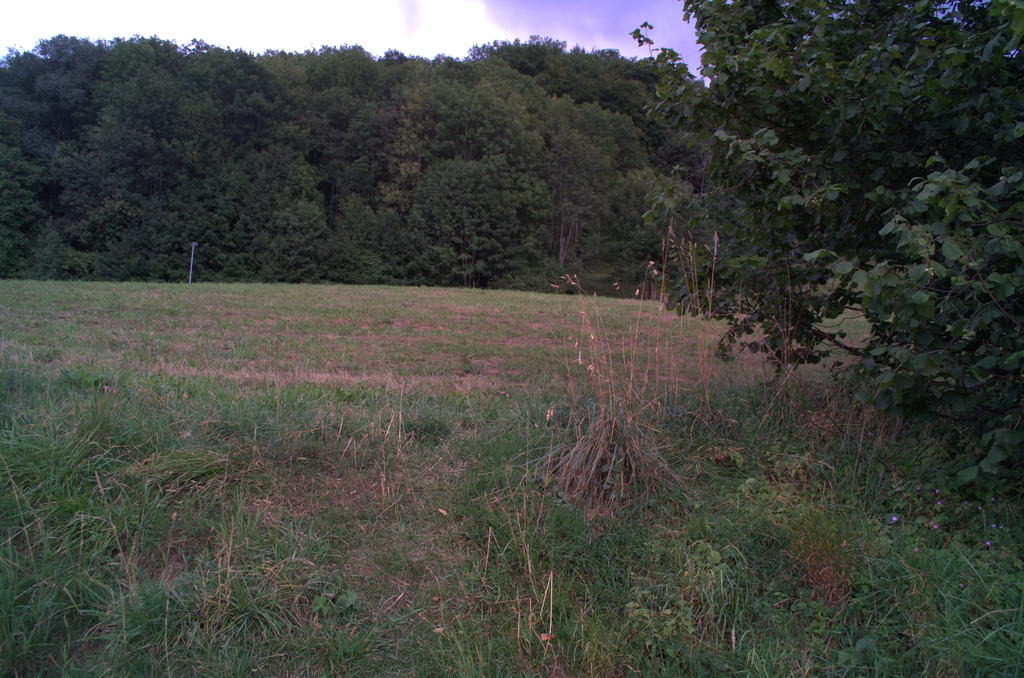
#> input picture Abdelrahman/NDVI/0028_rgb.tiff, 1024 x 678 px, found by its file name
$ jupyter execute --allow-errors NDVI2.ipynb
#> lines starting #> are read from the running program, lines starting #| are printed output that depends on the picture; long printed decimals are rounded
[cell 1]
import cv2
import numpy as np
import matplotlib.pyplot as plt

[cell 2]
img_bgr = cv2.imread('/content/0028_rgb.tiff')
#> img_bgr is the input picture: shape (678, 1024, 3); mean B, G, R 65, 71.1, 68.4
img_nir = cv2.imread('/content/0028_nir.tiff')
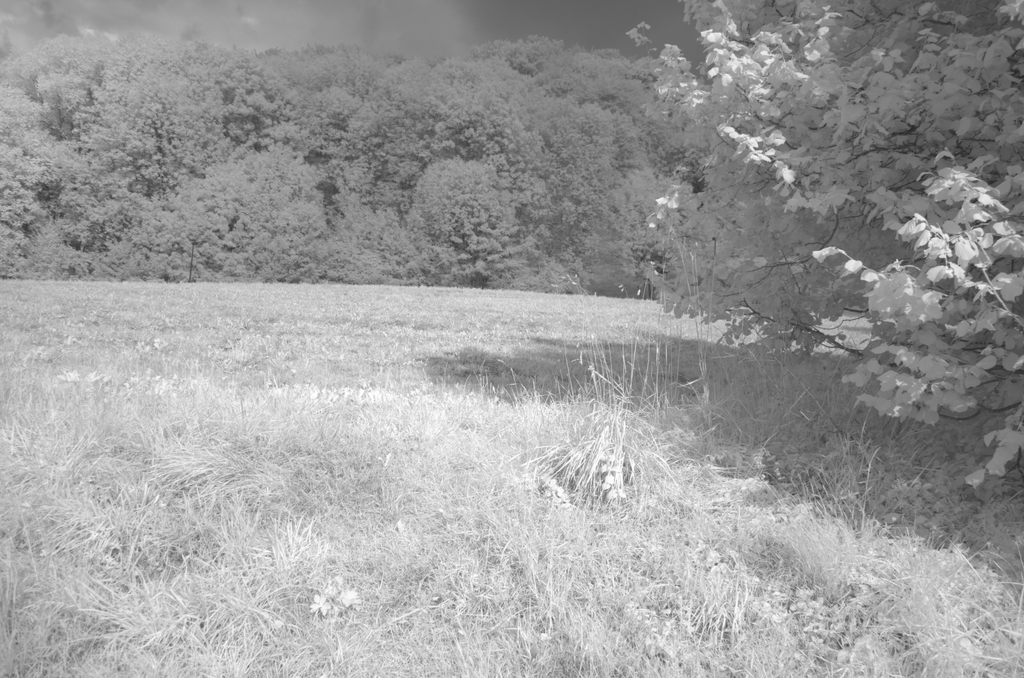
#> input picture Abdelrahman/NDVI/0028_nir.tiff, 1024 x 678 px, found by its file name
#> img_nir is the input picture: shape (678, 1024, 3); min 39, max 255, mean 156.9

[cell 3]
def cvt_BR(img_bgr):
    return cv2.cvtColor(img_bgr, cv2.COLOR_BGR2RGB)

[cell 4]
img_rgb = cvt_BR(img_bgr)
img_nir = cvt_BR(img_nir)

[cell 5]
plt.figure(figsize=[20, 10])
plt.subplot(121);plt.axis('off');plt.imshow(img_rgb)
plt.subplot(122);plt.axis('off');plt.imshow(img_nir)
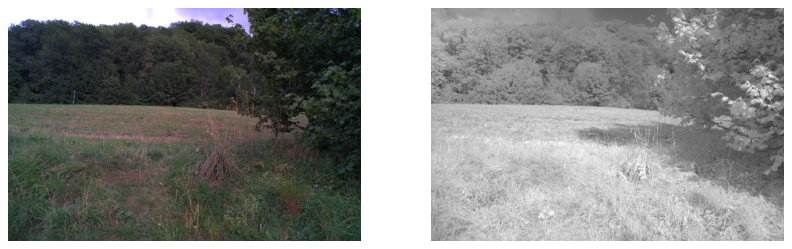
#> figure drawn by matplotlib, 2 panels

[cell 6]
img_nir[19][19]
#> Out = [168, 168, 168]

[cell 7]
red_channel = img_bgr[:,:,0].astype('float64')
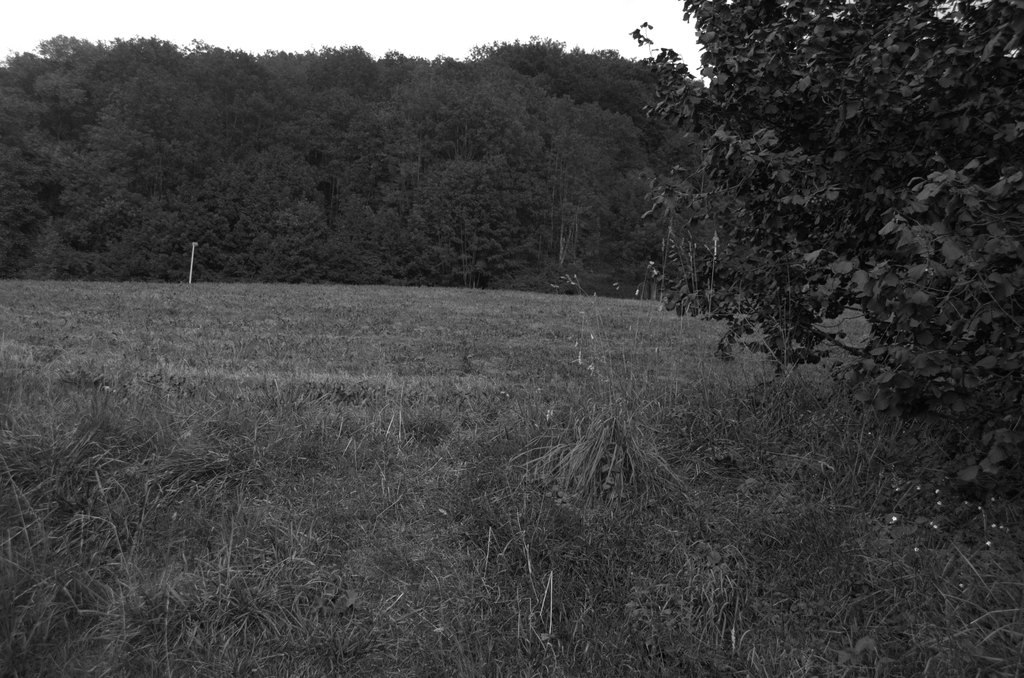
#> red_channel: shape (678, 1024) float64; min 0, max 255, mean 65

[cell 8]
red_channel.shape
#> Out = (678, 1024)

[cell 9]
plt.imshow(red_channel)

[cell 10]
img_nir.shape
#> Out = (678, 1024, 3)

[cell 11]
img_nir = img_nir[:,:,0].astype('float64')
#> img_nir: shape (678, 1024) float64

[cell 12]
img_nir.shape
#> Out = (678, 1024)

[cell 13]
img_nir[19][19]
#> Out = 168

[cell 14]
plt.imshow(img_nir, cmap='gray')

[cell 15]
denominator = red_channel + img_nir
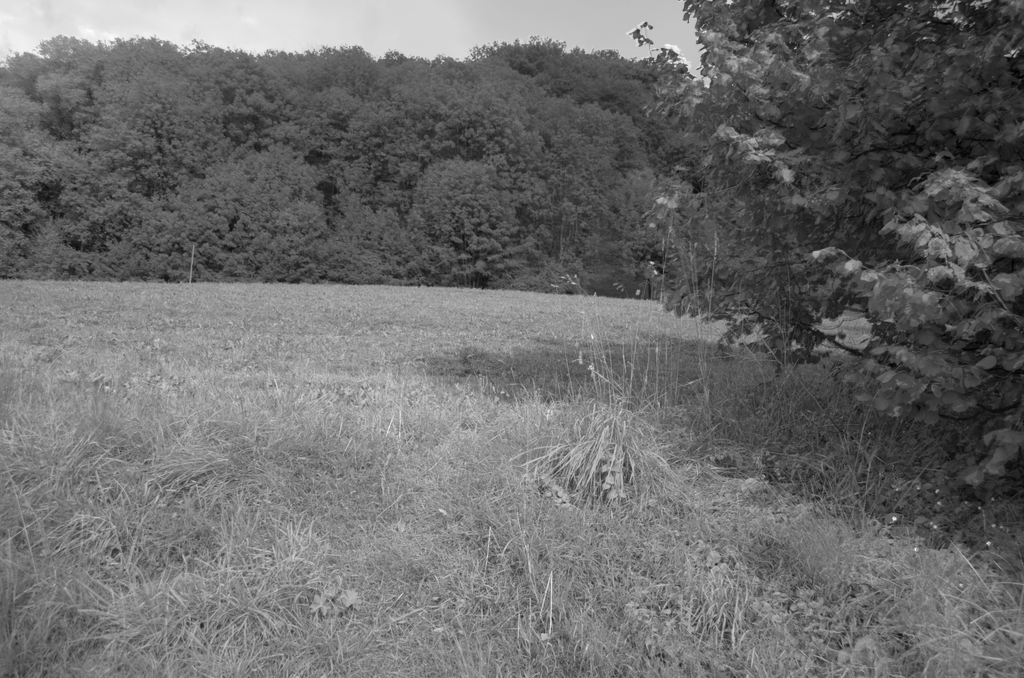
#> denominator: shape (678, 1024) float64; min 49, max 456, mean 221.9; drawn with min black and max white
print(np.amax(denominator))
#| 456.0

[cell 16]
alpha = 0.0
numerator = red_channel - img_nir
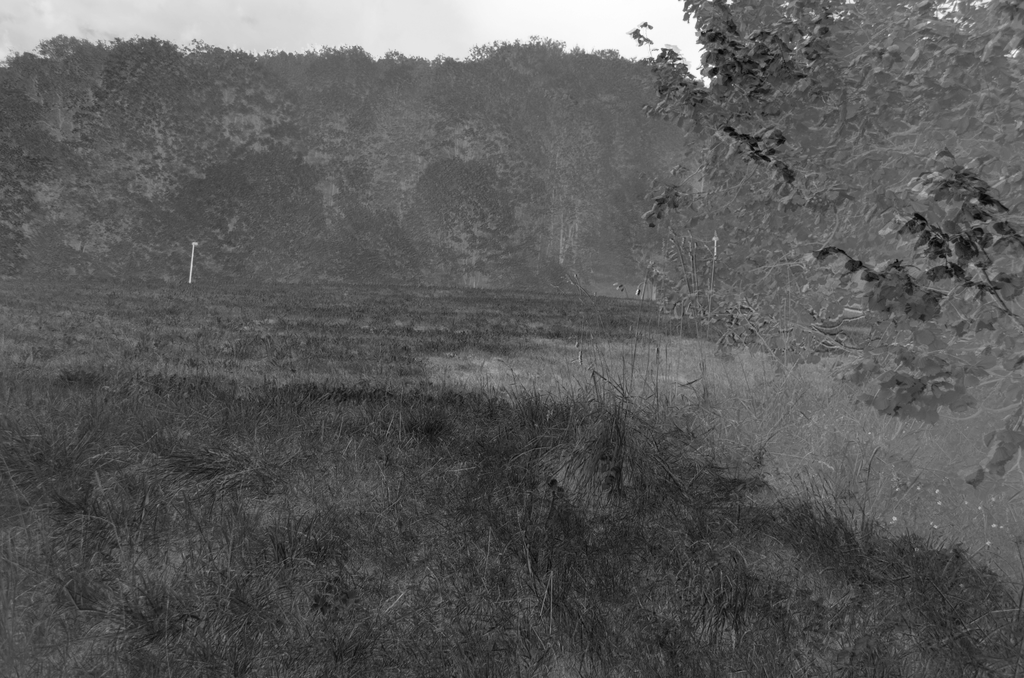
#> numerator: shape (678, 1024) float64; min -229, max 159, mean -91.8; drawn with min black and max white
denominator = (red_channel + img_nir) + alpha
NDVI = numerator / denominator
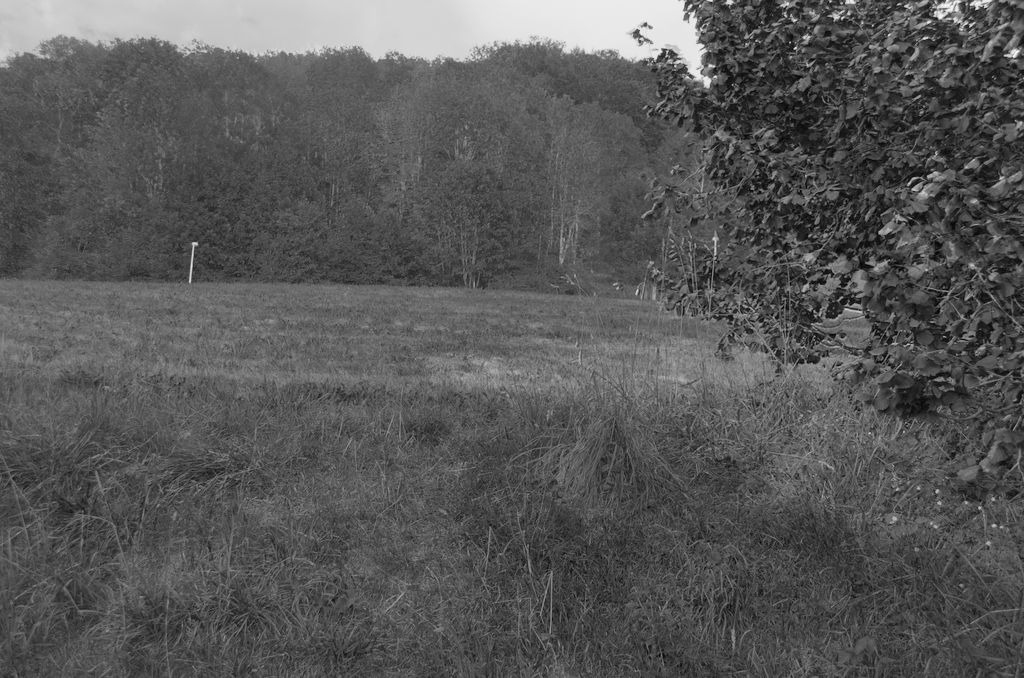
#> NDVI: shape (678, 1024) float64; min -1, max 0.568, mean -0.457; drawn with min black and max white

[cell 17]
np.argmax(NDVI, axis=None)
#> Out = 55287

[cell 18]
idx = np.unravel_index(55287,(680,1024))

[cell 19]
idx

[cell 20]
NDVI[53][1015]
#> Out = 0.568

[cell 21]
np.amin(NDVI)
#> Out = -1

[cell 22]
NDVI.shape
#> Out = (678, 1024)

[cell 23]
NDVI_flat = NDVI.flatten()
print(NDVI_flat.shape)
#| (694272,)
print(NDVI_flat[0])
#| 0.2439

[cell 24]
def histogram1d(NDVI_flat, b = 30):
    img = NDVI_flat
    plt.hist(img, bins=b, color='red', alpha=1, histtype='step')

[cell 25]
Hist = histogram1d(NDVI_flat)
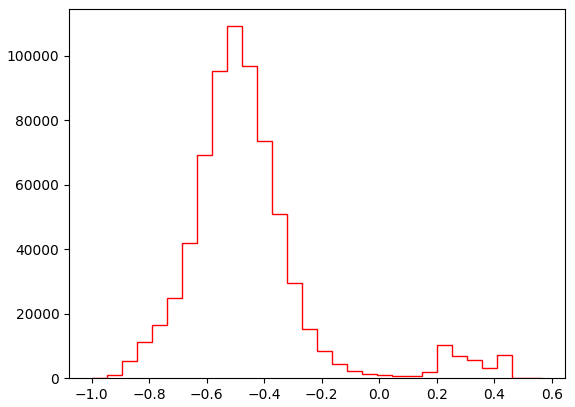
#> figure drawn by matplotlib, 1 panel
